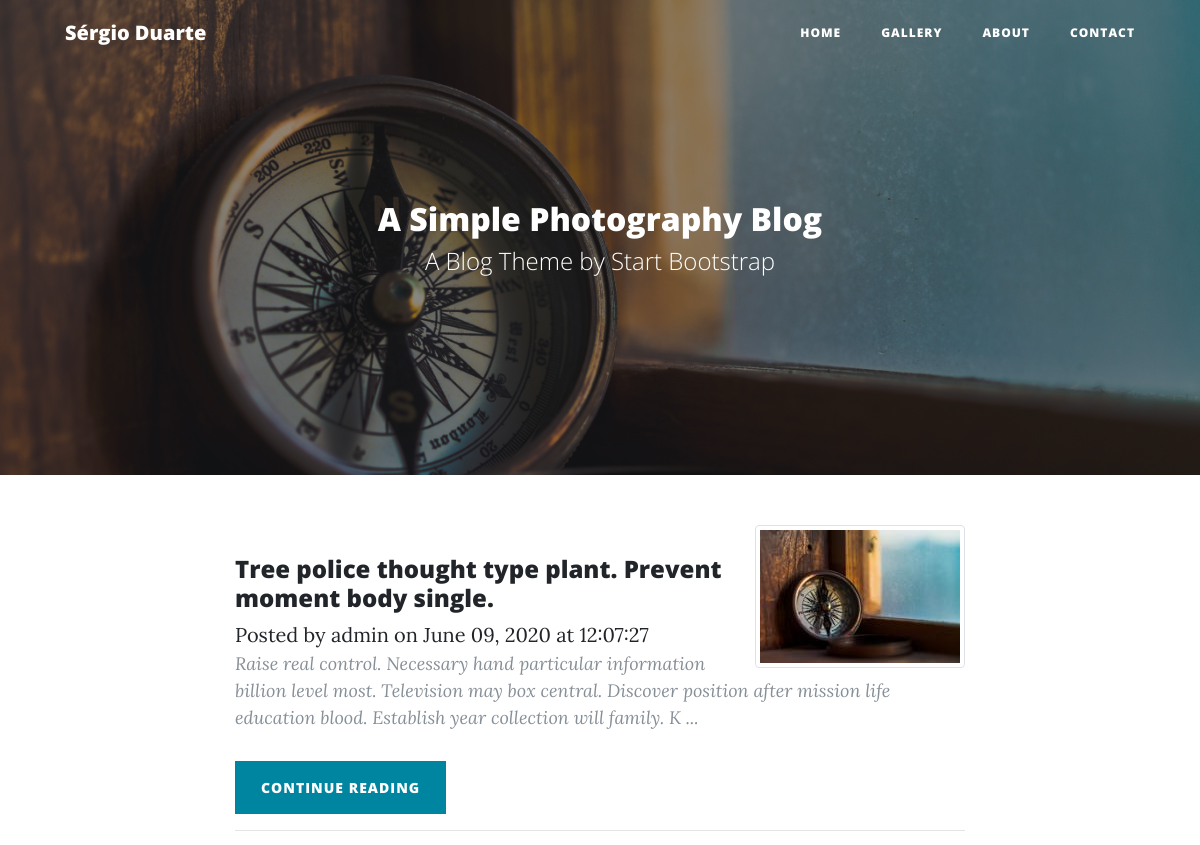
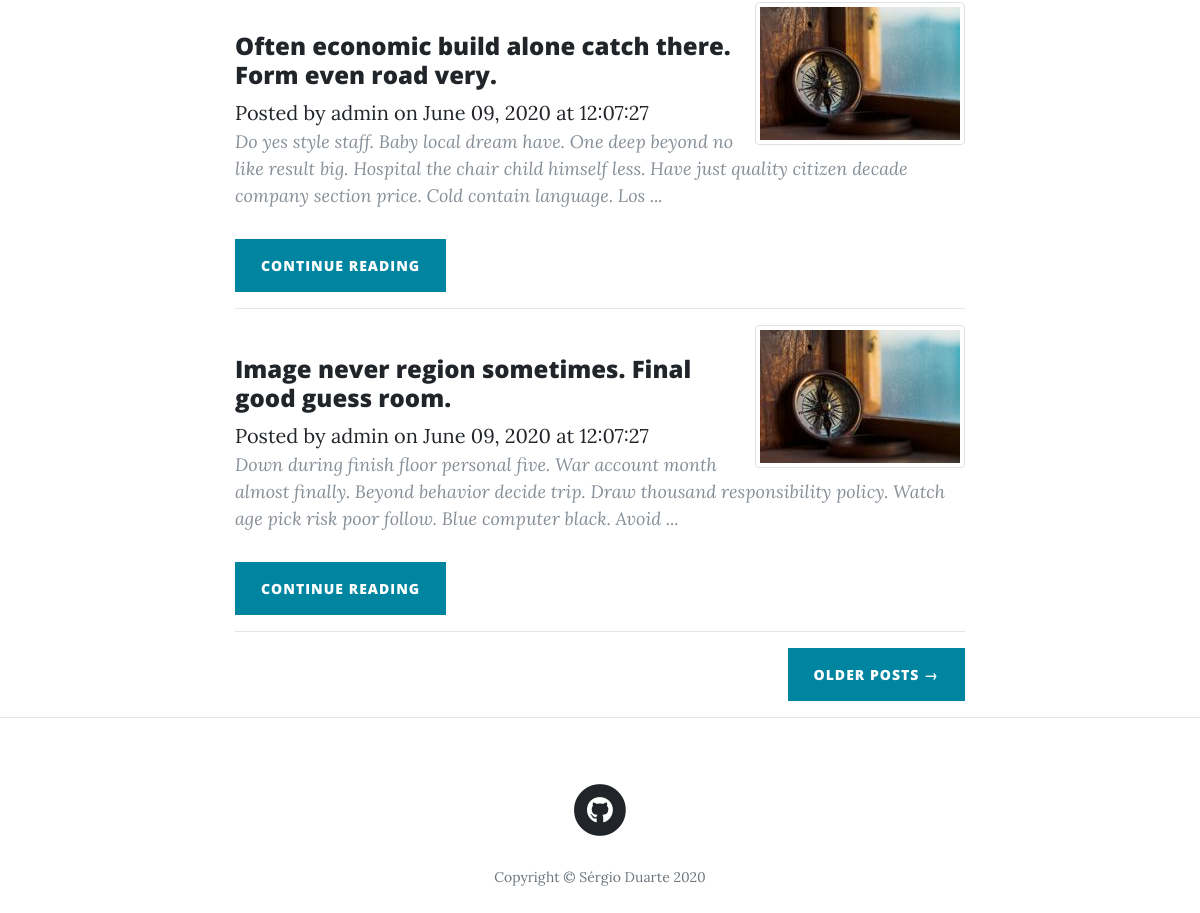
The page / on the database its author committed (2 pictures, top to bottom).
### main/models.py (models this page shows, shortened)
class Post(db.Model):
    __tablename__ = 'posts'
    id = db.Column(db.Integer, primary_key=True)
    title = db.Column(db.String(256), nullable=True)
    author_id = db.Column(db.Integer, db.ForeignKey('users.id'))
    author = db.relationship('User',backref='post',uselist=False)
    created_on = db.Column(db.DateTime, nullable=True)
    updated_on = db.Column(db.DateTime, nullable=True)
    image_caption = db.Column(db.String(256), nullable=True, default='')
    image_uri = db.Column(db.String(256), nullable=True, default='')
    text_raw = db.Column(db.String, nullable=True)
    text_html = db.Column(db.Text, nullable=True)
    text_preview = db.Column(db.Text, nullable=True)

class User(UserMixin, db.Model):
    __tablename__ = 'users'
    posts = db.relationship('Post', backref='user')
    id = db.Column(db.Integer, primary_key=True)
    username = db.Column(db.String(64), unique=True, nullable=True)
    password_hash = db.Column(db.String(512), nullable=True)
    def __repr__(self):
        return '{}'.format(self.username)

### main/core/views.py (the view)
@core.route('/', methods=['POST','GET'])
def index():
    page = request.args.get('page', 1, type=int)
    posts = Post\
            .query\
            .filter_by(author_id=1)\
            .order_by(Post.created_on.desc()) \
            .paginate(page, 3, False)
    next_url = url_for('core.index', page=posts.next_num) \
        if posts.has_next else None
    prev_url = url_for('core.index', page=posts.prev_num) \
        if posts.has_prev else None
    return render_template('index.html', posts=posts,
                            next_url=next_url, prev_url=prev_url)

### main/core/templates/core/index.html (shortened to what this page needs)
{% extends "base.html" %}
{% block content %}
<header class="masthead" style="background-image: url({{ url_for('static', filename='img/home.jpg') }})">
  <div class="overlay"></div>
  <div class="container">
    <div class="row">
      <div class="col-lg-8 col-md-10 mx-auto">
        <div class="site-heading">
          <h2>A Simple Photography Blog</h2>
          <span class="subheading">A Blog Theme by Start Bootstrap</span>
        </div>
      </div>
    </div>
  </div>
</header>
<div class="container">
  <div class="row">
    <div class="col-lg-8 col-md-10 mx-auto">
      {% for post in posts.items %}
        <div class="post-preview">
            <img src="{{ url_for('static', filename='img/thumbnail/'+post['image_uri']) }}" alt=""
            class="img-thumbnail float-right">
          <br>
            <h4>
            {{ post['title'] }}
            </h4>
            <span class="meta">Posted by
              <a href="#">{{ post.author }}</a>
              on {{ post.created_on.strftime('%B %d, %Y at %H:%M:%S') }}
            </span>
              <p class="post-meta">
                {{ post['text_preview'] }} ...
              </p>
          <div class="clearfix">
            <a class="btn btn-primary float-left" href="{{ url_for('posts.view_post', id=post['id']) }}">
              Continue reading
            </a>
          </div>
            <hr>
        </div>
      {% endfor %}
      <div class="clearfix">
        {% if next_url %}
        <a class="btn btn-primary float-right" href="{{ next_url }}">Older Posts &rarr;</a>
        {% endif %}
      </div>
    </div>
  </div>
</div>
<hr>
{% endblock %}

### main/templates/base.html (shortened to what this page needs)
<html lang="en">
<head>
  <link rel="stylesheet" href="https://stackpath.bootstrapcdn.com/bootstrap/4.5.0/css/bootstrap.min.css">
  <link href="{{ url_for('static', filename='css/all.min.css')}}" rel="stylesheet" type="text/css">
  <link href="{{ url_for('static', filename='css/clean-blog.min.css')}}" rel="stylesheet">
</head>
<body>
  <nav class="navbar navbar-expand-lg navbar-light fixed-top" id="mainNav">
    <div class="container">
      <a class="navbar-brand" href="{{ url_for('core.index') }}">
        Sérgio Duarte
      </a>
      <div class="collapse navbar-collapse" id="navbarResponsive">
        <ul class="navbar-nav ml-auto">
          <li class="nav-item">
            <a class="nav-link" href="{{ url_for('core.index')}}">Home</a>
          </li>
          <li class="nav-item">
            <a class="nav-link" href="{{ url_for('gallery.view_gallery')}}">Gallery</a>
          </li>
          <li class="nav-item">
            <a class="nav-link" href="{{ url_for('core.about')}}">About</a>
          </li>
          <li class="nav-item">
            <a class="nav-link" href="{{ url_for('core.contact')}}">Contact</a>
          </li>
        </ul>
      </div>
    </div>
  </nav>
  {% block content %}
  {% endblock %}
  <footer>
    <div class="container">
      <div class="row">
        <div class="col-lg-8 col-md-10 mx-auto">
          <ul class="list-inline text-center">
            <li class="list-inline-item">
              <a href="https://github.com/SergioMCDuarte/">
                <span class="fa-stack fa-lg">
                  <i class="fas fa-circle fa-stack-2x"></i>
                  <i class="fab fa-github fa-stack-1x fa-inverse"></i>
                </span>
              </a>
            </li>
          </ul>
          <p class="copyright text-muted">Copyright &copy; Sérgio Duarte 2020</p>
        </div>
      </div>
    </div>
  </footer>
</body>

### rows shown on the page
Post: image_uri (picture), title "Tree police thought type plant. Prevent moment body single.", author "admin", created_on "June 09, 2020 at 12:07:27", text_preview "Raise real control. Necessary hand particular information billion level most. Television may box central. Discover position after mission life education blood. Establish year collection will family. K"
Post: image_uri (picture), title "Often economic build alone catch there. Form even road very.", author "admin", created_on "June 09, 2020 at 12:07:27", text_preview "Do yes style staff. Baby local dream have. One deep beyond no like result big. Hospital the chair child himself less. Have just quality citizen decade company section price. Cold contain language. Los"
Post: image_uri (picture), title "Image never region sometimes. Final good guess room.", author "admin", created_on "June 09, 2020 at 12:07:27", text_preview "Down during finish floor personal five. War account month almost finally. Beyond behavior decide trip. Draw thousand responsibility policy. Watch age pick risk poor follow. Blue computer black. Avoid"
